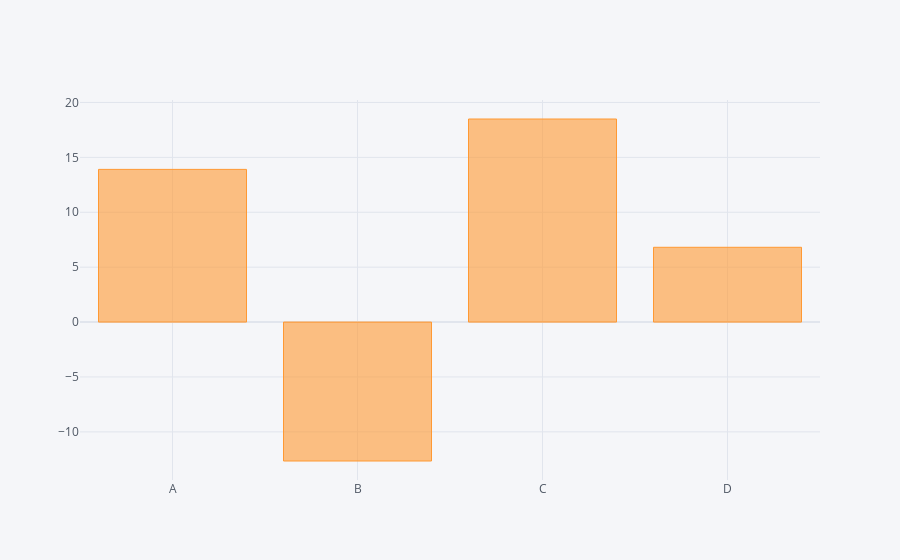

Notebook code cell kept with this figure:
### Code cell
df.sum().iplot(kind='bar')

### Figure 1 — Plotly figure (JSON) as saved in the notebook; plotly's stock layout.template omitted (floating-point values rounded to 4 significant figures)
{"data": [{"marker": {"color": "rgba(255, 153, 51, 0.6)", "line": {"color": "rgba(255, 153, 51, 1.0)", "width": 1}}, "name": "None", "orientation": "v", "text": "", "type": "bar", "x": ["A", "B", "C", "D"], "y": [13.91, -12.65, 18.5, 6.811]}], "layout": {"legend": {"bgcolor": "#F5F6F9", "font": {"color": "#4D5663"}}, "paper_bgcolor": "#F5F6F9", "plot_bgcolor": "#F5F6F9", "title": {"font": {"color": "#4D5663"}}, "xaxis": {"gridcolor": "#E1E5ED", "showgrid": true, "tickfont": {"color": "#4D5663"}, "title": {"font": {"color": "#4D5663"}, "text": ""}, "zerolinecolor": "#E1E5ED"}, "yaxis": {"gridcolor": "#E1E5ED", "showgrid": true, "tickfont": {"color": "#4D5663"}, "title": {"font": {"color": "#4D5663"}, "text": ""}, "zerolinecolor": "#E1E5ED"}}}
